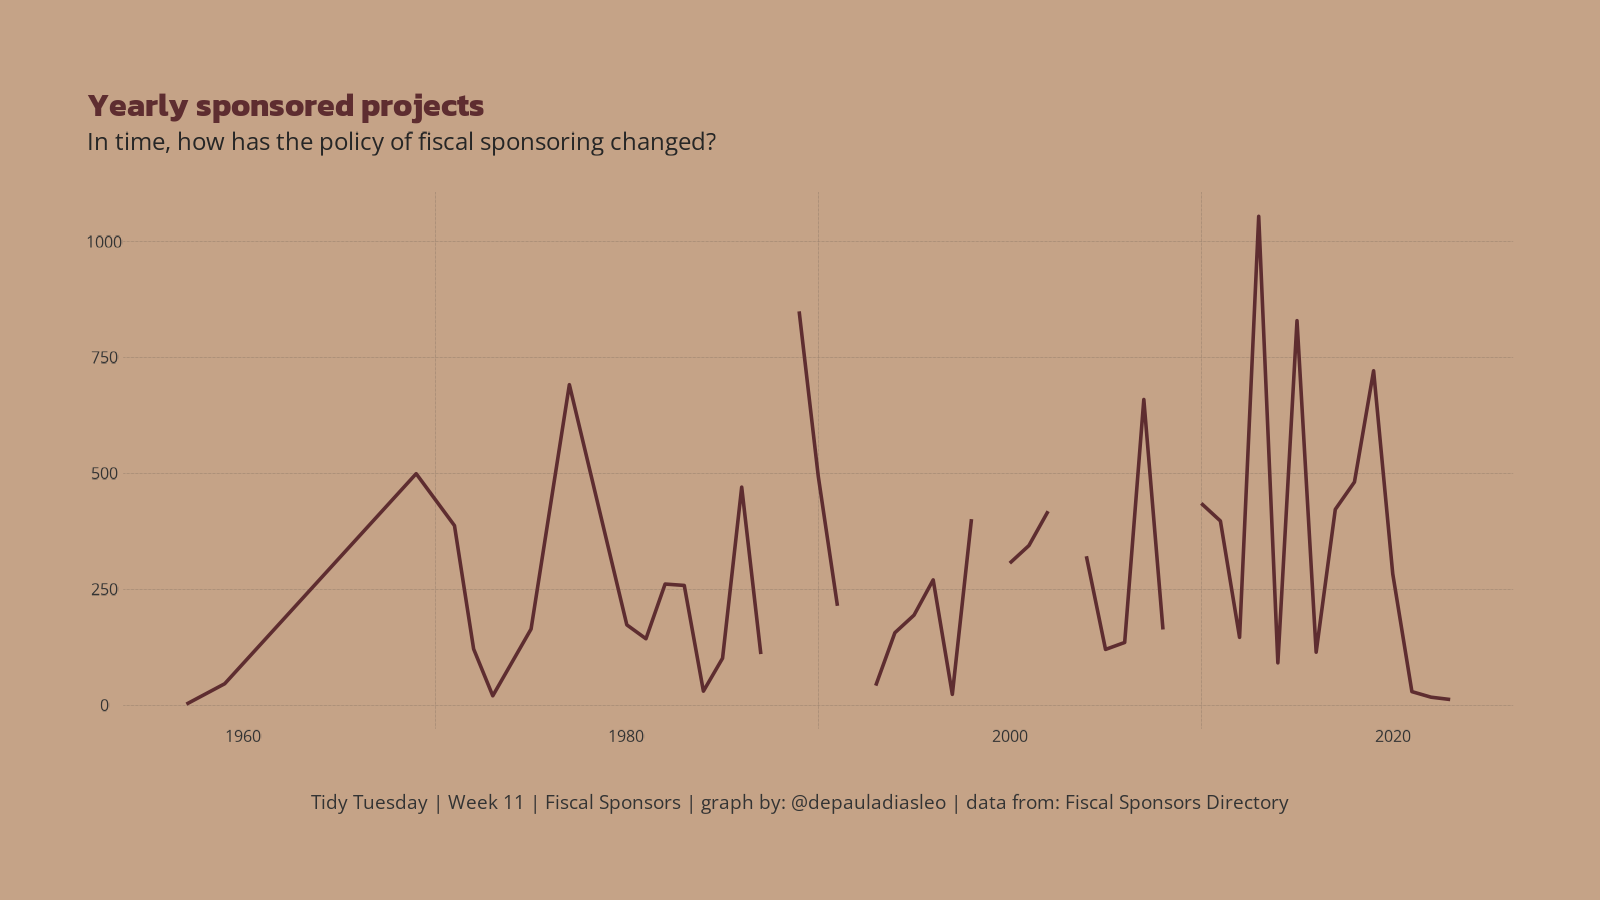

Here is the R script that generated this plot:
# Título: TidyTuesday | 2024 | Week 11 | Fiscal sponsors
# Script por: @depauladiasleo
# Última atualização: março de 2024


# Descrição:


# Preparação -------------------------------------------------------------------



## Bibliotecas -----------------------------------------------------------------


library(tidyverse)
library(tidytuesdayR)
library(showtext)
library(ghibli)


# Importação de dados ----------------------------------------------------------


tuesdata <- tidytuesdayR::tt_load(2024, 11)


df <- tuesdata$fiscal_sponsor_directory


# Faxina de dados --------------------------------------------------------------


df_tidy <- 
  df |> 
  select(year_fiscal_sponsor, n_sponsored) |> 
  group_by(year_fiscal_sponsor) |> 
  summarize(sum_sponsored = sum(n_sponsored))



# Visualização -----------------------------------------------------------------


## Texto -----------------------------------------------------------------------


títulos <- list(título = "Yearly sponsored projects",
                subtítulo = "In time, how has the policy of fiscal sponsoring changed?",
                legenda = "Tidy Tuesday | Week 11 | Fiscal Sponsors | graph by: @depauladiasleo | data from: Fiscal Sponsors Directory")


## Paleta de cores -------------------------------------------------------------


marnie_palette <- ghibli::ghibli_palette("MarnieMedium1")

print(marnie_palette)


title_col <- "gray15"

text_col <- "gray20"


## Fontes ----------------------------------------------------------------------

open_sans <- "Open sans"
kanit     <- "Kanit"   

font_add_google(open_sans)
font_add_google(kanit)

showtext_auto()


## Gráfico ---------------------------------------------------------------------


df_tidy |> 
  ggplot() +
  geom_line(aes(x = year_fiscal_sponsor, y = sum_sponsored),
            color = marnie_palette[[2]],
            linewidth = 1.1) +
  theme_void() +
  theme(plot.background = element_rect(color = marnie_palette[[5]],
                                       fill = marnie_palette[[5]]),
        plot.margin = margin(2, 2, 2, 2, "cm"),
        plot.title = element_text(size = 24, 
                                  family = kanit,
                                  color = marnie_palette[[2]],
                                  face = "bold"),
        plot.subtitle = element_text(size = 18,
                                     family = open_sans,
                                     color = title_col,
                                     margin = margin(6, 0, 24, 0, "pt")),
        plot.title.position = "plot",
        plot.caption = element_text(size = 14,
                                    family = open_sans,
                                    color = text_col,
                                    hjust = 0.5,
                                    margin = margin(34, 0, 0, 0, "pt")),
        plot.caption.position = "plot",
        axis.text.x = element_text(size = 12,
                                   family = open_sans,
                                   color = text_col),
        axis.text.y = element_text(size = 12,
                                   family = open_sans,
                                   color = text_col),?
        panel.grid.major.x = element_line(color = text_col,
                                          linetype = 3,
                                          linewidth = 0.1),
        panel.grid.major.y = element_line(color = text_col,
                                          linetype = 3,
                                          linewidth = 0.1),
        panel.grid.minor.x = element_line(color = text_col,
                                          linetype = 3,
                                          linewidth = 0.1)) +
  labs(title = títulos$título,
       subtitle = títulos$subtítulo,
       caption = títulos$legenda)


# Exportação -------------------------------------------------------------------


ggview::ggview(width = 1600,
               height = 900,
               units = "px",
               dpi = 110)


ggsave("Week_11_Fiscal_sponsors.png",
       width = 1600,
       height = 900,
       units = "px",
       dpi = 110)
